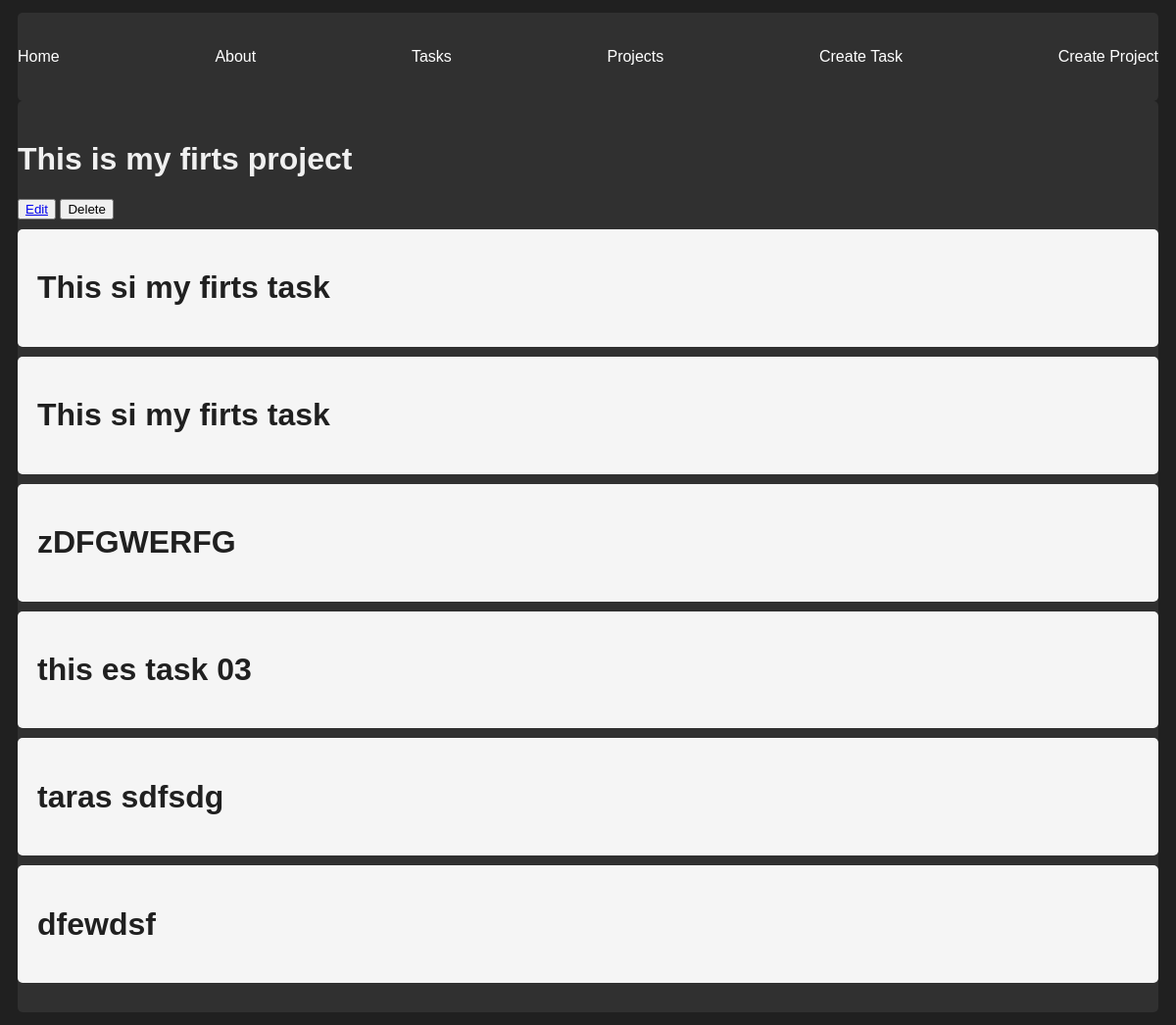
Before: /projects/1 with the older database file.
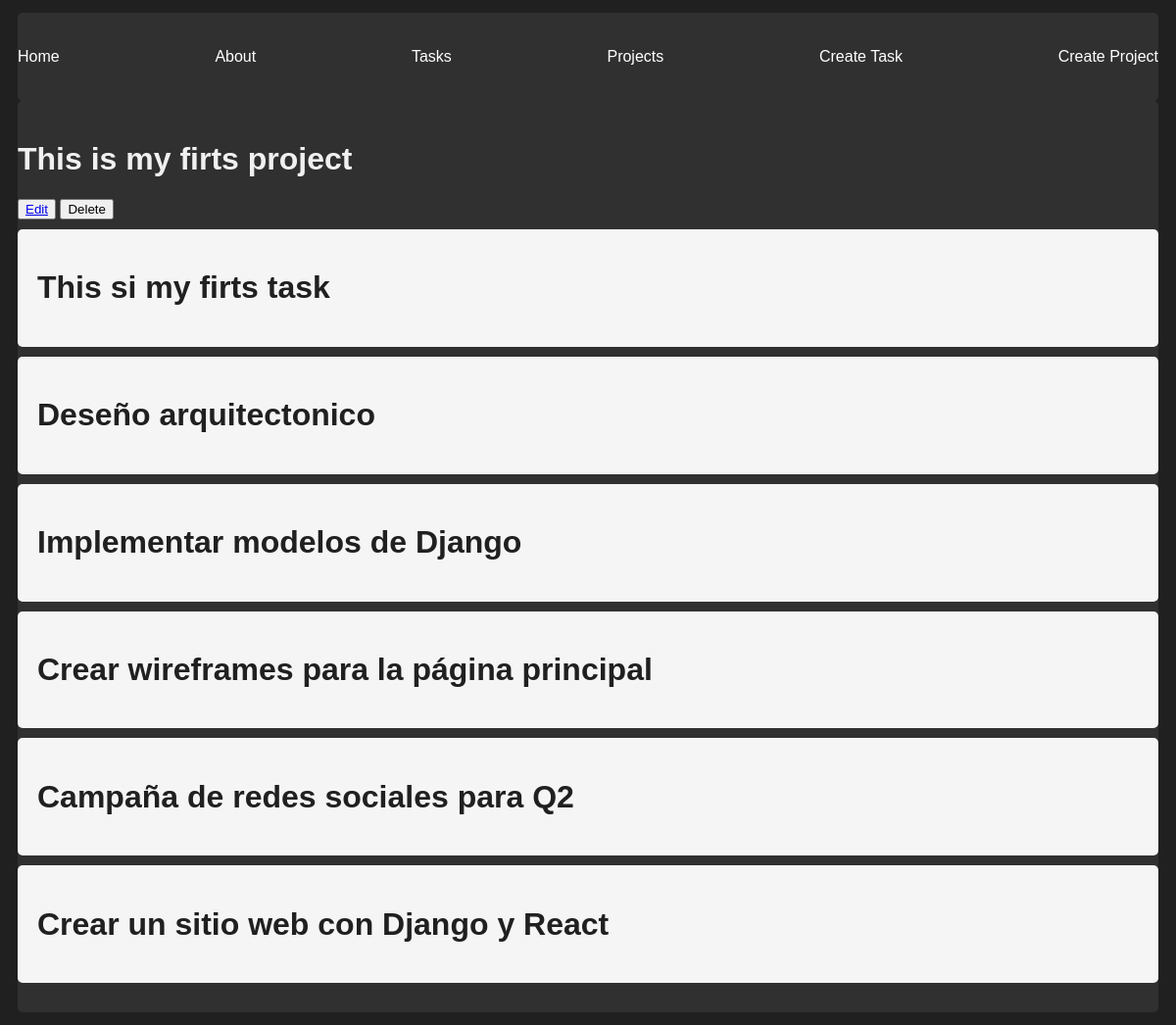
After: the same page with the newer database file.
### myapp/models.py (models this page shows, shortened)
class Project(models.Model):
    name = models.CharField(max_length=200)
    def __str__(self):
        return self.name

class Task(models.Model):
    title = models.CharField(max_length=200)
    description = models.TextField()
    project = models.ForeignKey(Project, on_delete =models.CASCADE)
    done  = models.BooleanField(default=False)

### myapp/views.py (the view)
# urls.py: path('projects/<int:id>',views.project_detail, name="project_detail"),
def project_detail(request, id):
    project = get_object_or_404(Project, id=id)
    tasks  = Task.objects.filter(project_id=id)
    return render(request, 'projects/detail.html' , {
        'project' : project,
        'tasks': tasks
        })

### myapp/templates/projects/detail.html
{% extends 'layouts/base.html' %}
{% block content %}
<h1>{{project}}</h1>
<button>
    <a href="{% url 'edit_project' project.id %}">Edit</a>
</button>
<button>Delete</button>
{% for task in tasks %}
<div class="card">
    <h1>{{ task.title }}</h1>
</div>
{% endfor %}
{% endblock %}

### myapp/templates/layouts/base.html (shortened to what this page needs)
{% load static %}
<!DOCTYPE html>
<html lang="en">
<head>
    <link rel="stylesheet" href="{% static 'styles/main.css' %}">
</head>
<body>
    <nav class="navbar container" >
        <ul>
            <li><a href="/">Home</a></li>
            <li><a href="{% url 'about' %}">About</a></li>
            <li><a href="{% url 'tasks' %}">Tasks</a></li>
            <li><a href="{% url 'projects' %}">Projects</a></li>
            <li><a href="{% url 'create_task' %}">Create Task</a></li>
            <li><a href="{% url 'create_project' %}">Create Project</a></li>
        </ul>
    </nav>
    <main class="container">
        {% block content %}
        {% endblock %}
    </main>
</body>
</html>

### myapp/static/styles/main.css (style rules this page uses)
body { background-color: #202020; font-family: Arial, sans-serif; color: #f0f0f0; margin: 10 px; padding: 5px 10px; }
.navbar { background-color: #404040; color: #f0f0f0; padding: 20px 0; }
.navbar ul { display: flex; justify-content: space-between; list-style-type: none; padding: 0; }
.navbar ul li { list-style: none; }
.navbar ul li a { color: white; text-decoration: none; }
.container { max-width: 1200px; margin: 0 auto; padding: 20px 0; background-color: #303030; border-radius: 5px; }
.card { background-color: whitesmoke; border-radius: 5px; color: #202020 ; padding: 20px; margin: 10px 0; }

Changed rows visible on the page:
removed Task: title "This si my firts task"
removed Task: title "zDFGWERFG"
removed Task: title "this es task 03"
removed Task: title "taras sdfsdg"
removed Task: title "dfewdsf"
added Task: title "Deseño arquitectonico"
added Task: title "Implementar modelos de Django"
added Task: title "Crear wireframes para la página principal"
added Task: title "Campaña de redes sociales para Q2"
added Task: title "Crear un sitio web con Django y React"
